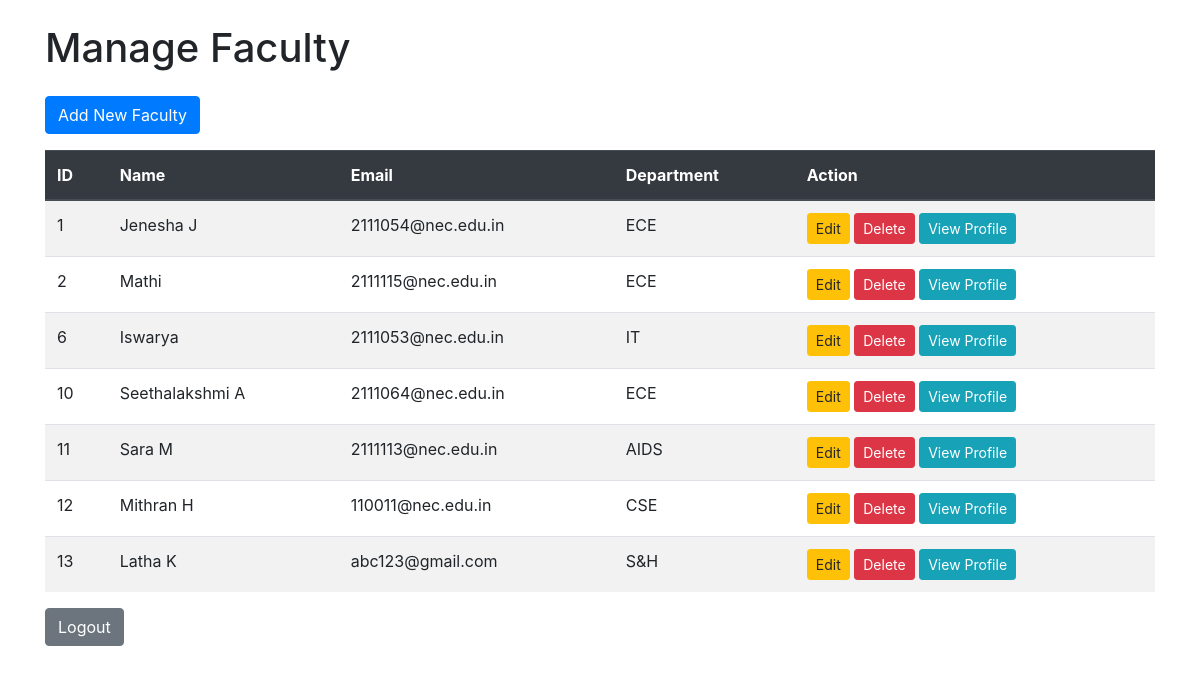
The app's page /admin/manage_faculty.php (signed in) with its own data.
### tables this page shows
CREATE TABLE `faculty` (
  `id` int(11) NOT NULL,
  `faculty_name` varchar(100) NOT NULL,
  `email` varchar(100) NOT NULL,
  `password` varchar(100) NOT NULL DEFAULT '12345678',
  `department` varchar(100) NOT NULL,
  `phone` varchar(20) DEFAULT NULL,
  `profile_image` varchar(255) DEFAULT NULL,
  `date_of_joining` date DEFAULT NULL,
  `qualification` varchar(100) DEFAULT NULL,
  `reset_token` varchar(255) DEFAULT NULL,
  `token_expiry` datetime DEFAULT NULL
);

### admin/manage_faculty.php (the view, shortened to what this page needs)
<?php
include('../config.php');
$sql = "SELECT * FROM faculty";
$result = $conn->query($sql);
?>
<!DOCTYPE html>
<html lang="en">
<head>
    <link rel="stylesheet" href="https://stackpath.bootstrapcdn.com/bootstrap/4.5.2/css/bootstrap.min.css">
</head>
<body>
    <div class="container mt-4">
        <h1 class="mb-4">Manage Faculty</h1>
        <a href="add_faculty.php" class="btn btn-primary mb-3">Add New Faculty</a>
        <table class="table table-striped">
            <thead class="thead-dark">
                <tr>
                    <th>ID</th>
                    <th>Name</th>
                    <th>Email</th>
                    <th>Department</th>
                    <th>Action</th>
                </tr>
            </thead>
            <tbody>
                <?php while ($row = $result->fetch_assoc()) { ?>
                    <tr>
                        <td><?php echo $row['id']; ?></td>
                        <td><?php echo htmlspecialchars($row['faculty_name']); ?></td>
                        <td><?php echo htmlspecialchars($row['email']); ?></td>
                        <td><?php echo htmlspecialchars($row['department']); ?></td>
                        <td>
                            <a href="edit_faculty.php?id=<?php echo $row['id']; ?>" class="btn btn-warning btn-sm">Edit</a>
                            <a href="delete_faculty.php?id=<?php echo $row['id']; ?>" class="btn btn-danger btn-sm" onclick="return confirm('Are you sure you want to delete this faculty?');">Delete</a>
                            <a href="view_faculty_profile.php?id=<?php echo $row['id']; ?>" class="btn btn-info btn-sm">View Profile</a>
                        </td>
                    </tr>
                <?php } ?>
            </tbody>
        </table>
        <a href="../logout.php" class="btn btn-secondary">Logout</a>
    </div>
</body>
</html>

### records on screen
faculty: id "1", faculty_name "Jenesha J", email "2111054@nec.edu.in", department "ECE"
faculty: id "2", faculty_name "Mathi", email "2111115@nec.edu.in", department "ECE"
faculty: id "6", faculty_name "Iswarya", email "2111053@nec.edu.in", department "IT"
faculty: id "10", faculty_name "Seethalakshmi A", email "2111064@nec.edu.in", department "ECE"
faculty: id "11", faculty_name "Sara M", email "2111113@nec.edu.in", department "AIDS"
faculty: id "12", faculty_name "Mithran H", email "110011@nec.edu.in", department "CSE"
faculty: id "13", faculty_name "Latha K", email "abc123@gmail.com", department "S&H"
